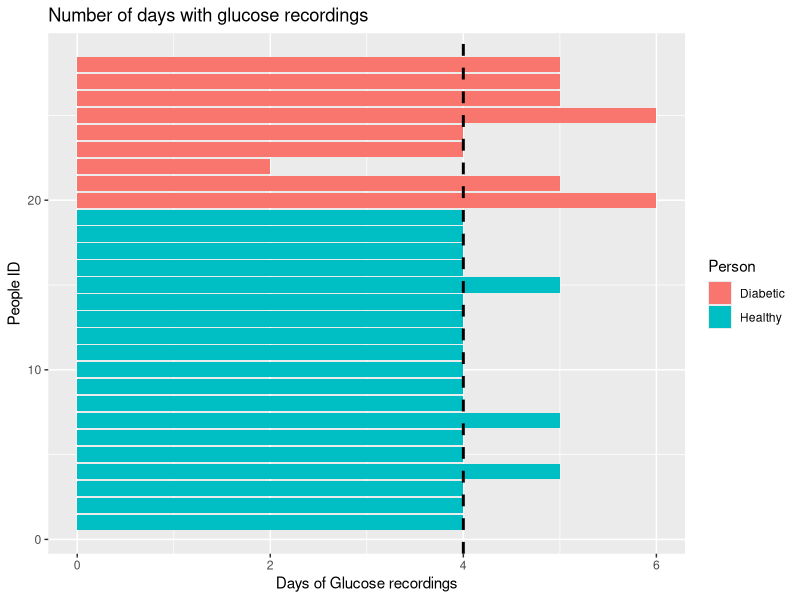

This chart was generated by the following R code:
## ---- chunk 1

library(tidyverse)
library(ggplot2)
healthy_df <- read.csv('data/healthy_patients_glucose.csv', na.strings = "")
dia_df <- read.csv('data/diabetes_patients_glucose.csv',na.strings = "")
sensor <- read.csv('data/diabetes_patient9_sensor_data.csv',na.strings = "")
#colSums(is.na(sensor))

dia_df %>%
  group_by(patient) %>%
  summarise(number_of_days = n_distinct(date)) -> distinct_dates_dia

healthy_df %>%
  group_by(patient) %>%
  summarise(number_of_days = n_distinct(date)) -> distinct_dates_healthy

distinct_dates_dia$Person <- "Diabetic"
distinct_dates_healthy$Person <- "Healthy"

df_missing_days <- rbind(distinct_dates_healthy, distinct_dates_dia)
df_missing_days$Patient_ID <- seq.int(nrow(df_missing_days))

ggplot(df_missing_days, aes(x = Patient_ID, y = number_of_days, fill = Person)) +
  geom_col(position = "identity")+
  coord_flip()+
  geom_hline(yintercept = 4, size = 1, colour = "black",
             linetype = "dashed")+
  ggtitle("Number of days with glucose recordings")+
  ylab("Days of Glucose recordings") +
  xlab("People ID") 
